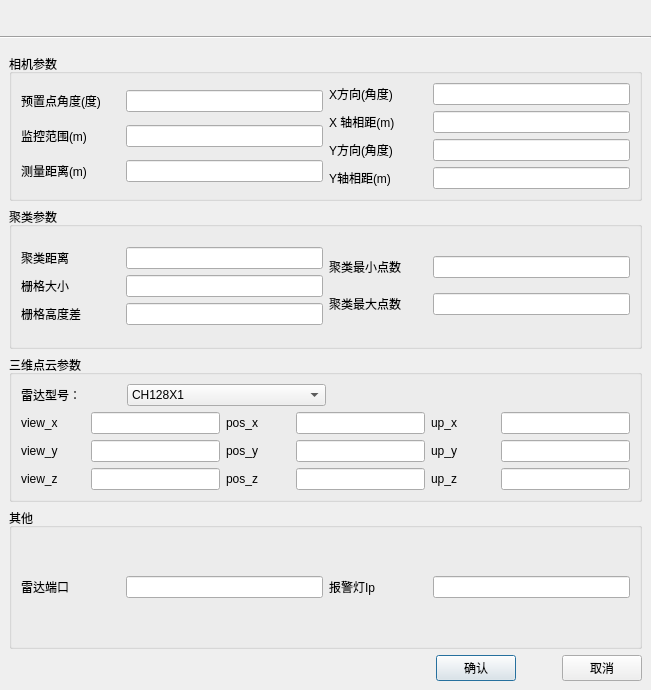
<?xml version="1.0" encoding="UTF-8"?>
<ui version="4.0">
 <class>AddLidar</class>
 <widget class="QDialog" name="AddLidar">
  <property name="geometry">
   <rect>
    <x>0</x>
    <y>0</y>
    <width>651</width>
    <height>690</height>
   </rect>
  </property>
  <property name="sizePolicy">
   <sizepolicy hsizetype="Fixed" vsizetype="Fixed">
    <horstretch>0</horstretch>
    <verstretch>0</verstretch>
   </sizepolicy>
  </property>
  <property name="windowTitle">
   <string>Dialog</string>
  </property>
  <layout class="QGridLayout" name="gridLayout_6">
   <property name="leftMargin">
    <number>0</number>
   </property>
   <property name="topMargin">
    <number>0</number>
   </property>
   <property name="rightMargin">
    <number>0</number>
   </property>
   <property name="bottomMargin">
    <number>0</number>
   </property>
   <property name="horizontalSpacing">
    <number>0</number>
   </property>
   <property name="verticalSpacing">
    <number>6</number>
   </property>
   <item row="0" column="0">
    <widget class="ChildTitleBar" name="widget" native="true">
     <property name="minimumSize">
      <size>
       <width>0</width>
       <height>30</height>
      </size>
     </property>
     <property name="maximumSize">
      <size>
       <width>16777215</width>
       <height>30</height>
      </size>
     </property>
    </widget>
   </item>
   <item row="2" column="0">
    <widget class="QWidget" name="widget_2" native="true">
     <layout class="QGridLayout" name="gridLayout_5">
      <item row="0" column="0">
       <layout class="QVBoxLayout" name="verticalLayout_10">
        <item>
         <layout class="QVBoxLayout" name="verticalLayout_3">
          <item>
           <widget class="QGroupBox" name="groupBox">
            <property name="title">
             <string>相机参数</string>
            </property>
            <layout class="QGridLayout" name="gridLayout_3">
             <item row="0" column="0">
              <layout class="QHBoxLayout" name="horizontalLayout_26">
               <item>
                <layout class="QVBoxLayout" name="verticalLayout_5">
                 <item>
                  <layout class="QHBoxLayout" name="horizontalLayout_2" stretch="1,2">
                   <item>
                    <widget class="QLabel" name="label_4">
                     <property name="text">
                      <string>预置点角度(度)</string>
                     </property>
                     <property name="alignment">
                      <set>Qt::AlignLeading|Qt::AlignLeft|Qt::AlignVCenter</set>
                     </property>
                    </widget>
                   </item>
                   <item>
                    <widget class="QLineEdit" name="JAngle">
                     <property name="alignment">
                      <set>Qt::AlignCenter</set>
                     </property>
                    </widget>
                   </item>
                  </layout>
                 </item>
                 <item>
                  <layout class="QHBoxLayout" name="horizontalLayout" stretch="1,2">
                   <item>
                    <widget class="QLabel" name="label_2">
                     <property name="text">
                      <string>监控范围(m)</string>
                     </property>
                     <property name="alignment">
                      <set>Qt::AlignLeading|Qt::AlignLeft|Qt::AlignVCenter</set>
                     </property>
                    </widget>
                   </item>
                   <item>
                    <widget class="QLineEdit" name="JDis">
                     <property name="alignment">
                      <set>Qt::AlignCenter</set>
                     </property>
                    </widget>
                   </item>
                  </layout>
                 </item>
                 <item>
                  <layout class="QHBoxLayout" name="horizontalLayout_7" stretch="1,2">
                   <item>
                    <widget class="QLabel" name="label_6">
                     <property name="text">
                      <string>测量距离(m)</string>
                     </property>
                    </widget>
                   </item>
                   <item>
                    <widget class="QLineEdit" name="setradius">
                     <property name="alignment">
                      <set>Qt::AlignCenter</set>
                     </property>
                    </widget>
                   </item>
                  </layout>
                 </item>
                </layout>
               </item>
               <item>
                <layout class="QVBoxLayout" name="verticalLayout">
                 <item>
                  <layout class="QHBoxLayout" name="horizontalLayout_3" stretch="1,2">
                   <item>
                    <widget class="QLabel" name="label_9">
                     <property name="text">
                      <string>X方向(角度)</string>
                     </property>
                    </widget>
                   </item>
                   <item>
                    <widget class="QLineEdit" name="XAngle">
                     <property name="alignment">
                      <set>Qt::AlignCenter</set>
                     </property>
                    </widget>
                   </item>
                  </layout>
                 </item>
                 <item>
                  <layout class="QHBoxLayout" name="horizontalLayout_5" stretch="1,2">
                   <item>
                    <widget class="QLabel" name="label">
                     <property name="text">
                      <string>X 轴相距(m)</string>
                     </property>
                    </widget>
                   </item>
                   <item>
                    <widget class="QLineEdit" name="base_x">
                     <property name="alignment">
                      <set>Qt::AlignCenter</set>
                     </property>
                    </widget>
                   </item>
                  </layout>
                 </item>
                 <item>
                  <layout class="QHBoxLayout" name="horizontalLayout_4" stretch="1,2">
                   <item>
                    <widget class="QLabel" name="label_3">
                     <property name="text">
                      <string>Y方向(角度)</string>
                     </property>
                     <property name="alignment">
                      <set>Qt::AlignLeading|Qt::AlignLeft|Qt::AlignVCenter</set>
                     </property>
                    </widget>
                   </item>
                   <item>
                    <widget class="QLineEdit" name="YAngle">
                     <property name="alignment">
                      <set>Qt::AlignCenter</set>
                     </property>
                    </widget>
                   </item>
                  </layout>
                 </item>
                 <item>
                  <layout class="QHBoxLayout" name="horizontalLayout_6" stretch="1,2">
                   <item>
                    <widget class="QLabel" name="label_5">
                     <property name="text">
                      <string>Y轴相距(m)</string>
                     </property>
                    </widget>
                   </item>
                   <item>
                    <widget class="QLineEdit" name="base_y">
                     <property name="alignment">
                      <set>Qt::AlignCenter</set>
                     </property>
                    </widget>
                   </item>
                  </layout>
                 </item>
                </layout>
               </item>
              </layout>
             </item>
            </layout>
           </widget>
          </item>
          <item>
           <widget class="QGroupBox" name="groupBox_2">
            <property name="title">
             <string>聚类参数</string>
            </property>
            <layout class="QGridLayout" name="gridLayout_4">
             <item row="0" column="0">
              <layout class="QHBoxLayout" name="horizontalLayout_27">
               <item>
                <layout class="QVBoxLayout" name="verticalLayout_6">
                 <item>
                  <layout class="QHBoxLayout" name="horizontalLayout_8" stretch="1,2">
                   <item>
                    <widget class="QLabel" name="label_7">
                     <property name="text">
                      <string>聚类距离</string>
                     </property>
                    </widget>
                   </item>
                   <item>
                    <widget class="QLineEdit" name="clusterTolerance">
                     <property name="alignment">
                      <set>Qt::AlignCenter</set>
                     </property>
                    </widget>
                   </item>
                  </layout>
                 </item>
                 <item>
                  <layout class="QHBoxLayout" name="horizontalLayout_11" stretch="1,2">
                   <item>
                    <widget class="QLabel" name="label_11">
                     <property name="text">
                      <string>栅格大小</string>
                     </property>
                    </widget>
                   </item>
                   <item>
                    <widget class="QLineEdit" name="resolution">
                     <property name="alignment">
                      <set>Qt::AlignCenter</set>
                     </property>
                    </widget>
                   </item>
                  </layout>
                 </item>
                 <item>
                  <layout class="QHBoxLayout" name="horizontalLayout_12" stretch="1,2">
                   <item>
                    <widget class="QLabel" name="label_12">
                     <property name="text">
                      <string>栅格高度差</string>
                     </property>
                    </widget>
                   </item>
                   <item>
                    <widget class="QLineEdit" name="difference_threshold">
                     <property name="alignment">
                      <set>Qt::AlignCenter</set>
                     </property>
                    </widget>
                   </item>
                  </layout>
                 </item>
                </layout>
               </item>
               <item>
                <layout class="QVBoxLayout" name="verticalLayout_2">
                 <item>
                  <layout class="QHBoxLayout" name="horizontalLayout_9" stretch="1,2">
                   <item>
                    <widget class="QLabel" name="label_8">
                     <property name="text">
                      <string>聚类最小点数</string>
                     </property>
                    </widget>
                   </item>
                   <item>
                    <widget class="QLineEdit" name="minClusterSize">
                     <property name="alignment">
                      <set>Qt::AlignCenter</set>
                     </property>
                    </widget>
                   </item>
                  </layout>
                 </item>
                 <item>
                  <layout class="QHBoxLayout" name="horizontalLayout_10" stretch="1,2">
                   <item>
                    <widget class="QLabel" name="label_10">
                     <property name="text">
                      <string>聚类最大点数</string>
                     </property>
                    </widget>
                   </item>
                   <item>
                    <widget class="QLineEdit" name="maxClusterSize">
                     <property name="alignment">
                      <set>Qt::AlignCenter</set>
                     </property>
                    </widget>
                   </item>
                  </layout>
                 </item>
                </layout>
               </item>
              </layout>
             </item>
            </layout>
           </widget>
          </item>
          <item>
           <widget class="QGroupBox" name="groupBox_3">
            <property name="title">
             <string>三维点云参数</string>
            </property>
            <layout class="QGridLayout" name="gridLayout">
             <item row="1" column="0">
              <layout class="QVBoxLayout" name="verticalLayout_9">
               <item>
                <layout class="QHBoxLayout" name="horizontalLayout_33">
                 <item>
                  <layout class="QHBoxLayout" name="horizontalLayout_14" stretch="1,2">
                   <item>
                    <widget class="QLabel" name="label_13">
                     <property name="text">
                      <string>雷达型号：</string>
                     </property>
                    </widget>
                   </item>
                   <item>
                    <widget class="QComboBox" name="comboBox">
                     <item>
                      <property name="text">
                       <string>CH128X1</string>
                      </property>
                     </item>
                     <item>
                      <property name="text">
                       <string>C16</string>
                      </property>
                     </item>
                    </widget>
                   </item>
                  </layout>
                 </item>
                 <item>
                  <spacer name="horizontalSpacer_2">
                   <property name="orientation">
                    <enum>Qt::Horizontal</enum>
                   </property>
                   <property name="sizeHint" stdset="0">
                    <size>
                     <width>40</width>
                     <height>20</height>
                    </size>
                   </property>
                  </spacer>
                 </item>
                </layout>
               </item>
               <item>
                <layout class="QHBoxLayout" name="horizontalLayout_28">
                 <item>
                  <layout class="QVBoxLayout" name="verticalLayout_4">
                   <item>
                    <layout class="QHBoxLayout" name="horizontalLayout_30" stretch="1,2">
                     <item>
                      <widget class="QLabel" name="label_26">
                       <property name="text">
                        <string>view_x</string>
                       </property>
                      </widget>
                     </item>
                     <item>
                      <widget class="QLineEdit" name="view_x">
                       <property name="alignment">
                        <set>Qt::AlignCenter</set>
                       </property>
                      </widget>
                     </item>
                    </layout>
                   </item>
                   <item>
                    <layout class="QHBoxLayout" name="horizontalLayout_31" stretch="1,2">
                     <item>
                      <widget class="QLabel" name="label_27">
                       <property name="text">
                        <string>view_y</string>
                       </property>
                      </widget>
                     </item>
                     <item>
                      <widget class="QLineEdit" name="view_y">
                       <property name="alignment">
                        <set>Qt::AlignCenter</set>
                       </property>
                      </widget>
                     </item>
                    </layout>
                   </item>
                   <item>
                    <layout class="QHBoxLayout" name="horizontalLayout_32" stretch="1,2">
                     <item>
                      <widget class="QLabel" name="label_28">
                       <property name="text">
                        <string>view_z</string>
                       </property>
                      </widget>
                     </item>
                     <item>
                      <widget class="QLineEdit" name="view_z">
                       <property name="alignment">
                        <set>Qt::AlignCenter</set>
                       </property>
                      </widget>
                     </item>
                    </layout>
                   </item>
                  </layout>
                 </item>
                 <item>
                  <layout class="QVBoxLayout" name="verticalLayout_8">
                   <item>
                    <layout class="QHBoxLayout" name="horizontalLayout_22" stretch="1,2">
                     <item>
                      <widget class="QLabel" name="label_21">
                       <property name="text">
                        <string>pos_x</string>
                       </property>
                      </widget>
                     </item>
                     <item>
                      <widget class="QLineEdit" name="pos_x">
                       <property name="alignment">
                        <set>Qt::AlignCenter</set>
                       </property>
                      </widget>
                     </item>
                    </layout>
                   </item>
                   <item>
                    <layout class="QHBoxLayout" name="horizontalLayout_17" stretch="1,2">
                     <item>
                      <widget class="QLabel" name="label_16">
                       <property name="text">
                        <string>pos_y</string>
                       </property>
                      </widget>
                     </item>
                     <item>
                      <widget class="QLineEdit" name="pos_y">
                       <property name="alignment">
                        <set>Qt::AlignCenter</set>
                       </property>
                      </widget>
                     </item>
                    </layout>
                   </item>
                   <item>
                    <layout class="QHBoxLayout" name="horizontalLayout_23" stretch="1,2">
                     <item>
                      <widget class="QLabel" name="label_22">
                       <property name="text">
                        <string>pos_z</string>
                       </property>
                      </widget>
                     </item>
                     <item>
                      <widget class="QLineEdit" name="pos_z">
                       <property name="alignment">
                        <set>Qt::AlignCenter</set>
                       </property>
                      </widget>
                     </item>
                    </layout>
                   </item>
                  </layout>
                 </item>
                 <item>
                  <layout class="QVBoxLayout" name="verticalLayout_7">
                   <item>
                    <layout class="QHBoxLayout" name="horizontalLayout_15" stretch="1,2">
                     <item>
                      <widget class="QLabel" name="label_14">
                       <property name="text">
                        <string>up_x</string>
                       </property>
                      </widget>
                     </item>
                     <item>
                      <widget class="QLineEdit" name="up_x">
                       <property name="alignment">
                        <set>Qt::AlignCenter</set>
                       </property>
                      </widget>
                     </item>
                    </layout>
                   </item>
                   <item>
                    <layout class="QHBoxLayout" name="horizontalLayout_16" stretch="1,2">
                     <item>
                      <widget class="QLabel" name="label_15">
                       <property name="text">
                        <string>up_y</string>
                       </property>
                      </widget>
                     </item>
                     <item>
                      <widget class="QLineEdit" name="up_y">
                       <property name="alignment">
                        <set>Qt::AlignCenter</set>
                       </property>
                      </widget>
                     </item>
                    </layout>
                   </item>
                   <item>
                    <layout class="QHBoxLayout" name="horizontalLayout_24" stretch="1,2">
                     <item>
                      <widget class="QLabel" name="label_23">
                       <property name="text">
                        <string>up_z</string>
                       </property>
                      </widget>
                     </item>
                     <item>
                      <widget class="QLineEdit" name="up_z">
                       <property name="alignment">
                        <set>Qt::AlignCenter</set>
                       </property>
                      </widget>
                     </item>
                    </layout>
                   </item>
                  </layout>
                 </item>
                </layout>
               </item>
              </layout>
             </item>
            </layout>
           </widget>
          </item>
          <item>
           <widget class="QGroupBox" name="groupBox_4">
            <property name="title">
             <string>其他</string>
            </property>
            <layout class="QGridLayout" name="gridLayout_2">
             <item row="1" column="0">
              <layout class="QHBoxLayout" name="horizontalLayout_34">
               <item>
                <layout class="QHBoxLayout" name="horizontalLayout_29" stretch="1,2">
                 <item>
                  <widget class="QLabel" name="label_25">
                   <property name="text">
                    <string>雷达端口</string>
                   </property>
                  </widget>
                 </item>
                 <item>
                  <widget class="QLineEdit" name="lidarPort">
                   <property name="alignment">
                    <set>Qt::AlignCenter</set>
                   </property>
                  </widget>
                 </item>
                </layout>
               </item>
               <item>
                <layout class="QHBoxLayout" name="horizontalLayout_25" stretch="1,2">
                 <item>
                  <widget class="QLabel" name="label_24">
                   <property name="text">
                    <string>报警灯Ip</string>
                   </property>
                  </widget>
                 </item>
                 <item>
                  <widget class="QLineEdit" name="ledIp">
                   <property name="alignment">
                    <set>Qt::AlignCenter</set>
                   </property>
                  </widget>
                 </item>
                </layout>
               </item>
              </layout>
             </item>
            </layout>
           </widget>
          </item>
         </layout>
        </item>
        <item>
         <layout class="QHBoxLayout" name="horizontalLayout_13" stretch="2,0,0,0">
          <item>
           <spacer name="horizontalSpacer_3">
            <property name="orientation">
             <enum>Qt::Horizontal</enum>
            </property>
            <property name="sizeHint" stdset="0">
             <size>
              <width>40</width>
              <height>20</height>
             </size>
            </property>
           </spacer>
          </item>
          <item>
           <widget class="QPushButton" name="btn_sure">
            <property name="text">
             <string>确认</string>
            </property>
           </widget>
          </item>
          <item>
           <spacer name="horizontalSpacer">
            <property name="orientation">
             <enum>Qt::Horizontal</enum>
            </property>
            <property name="sizeHint" stdset="0">
             <size>
              <width>40</width>
              <height>20</height>
             </size>
            </property>
           </spacer>
          </item>
          <item>
           <widget class="QPushButton" name="btn_no">
            <property name="text">
             <string>取消</string>
            </property>
           </widget>
          </item>
         </layout>
        </item>
       </layout>
      </item>
     </layout>
    </widget>
   </item>
   <item row="1" column="0">
    <widget class="Line" name="line">
     <property name="orientation">
      <enum>Qt::Horizontal</enum>
     </property>
    </widget>
   </item>
  </layout>
 </widget>
 <customwidgets>
  <customwidget>
   <class>ChildTitleBar</class>
   <extends>QWidget</extends>
   <header location="global">childtitlebar.h</header>
   <container>1</container>
  </customwidget>
 </customwidgets>
 <resources/>
 <connections/>
</ui>
